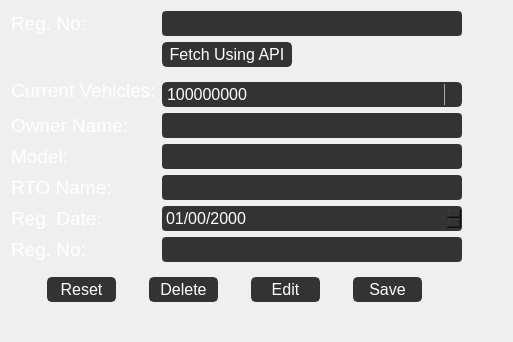
                          <widget class="QFrame" name="frame_android_field_3">
                           <property name="frameShape">
                            <enum>QFrame::NoFrame</enum>
                           </property>
                           <property name="frameShadow">
                            <enum>QFrame::Plain</enum>
                           </property>
                           <layout class="QGridLayout" name="gridLayout_16">
                            <item row="0" column="0" colspan="3">
                             <widget class="QLabel" name="label_24">
                              <property name="font">
                               <font>
                                <family>Segoe UI</family>
                                <pointsize>14</pointsize>
                               </font>
                              </property>
                              <property name="styleSheet">
                               <string notr="true">color:rgb(255,255,255);</string>
                              </property>
                              <property name="text">
                               <string>Reg. No: </string>
                              </property>
                             </widget>
                            </item>
                            <item row="0" column="3" colspan="2">
                             <widget class="QLineEdit" name="reg_no_api_btn_v">
                              <property name="enabled">
                               <bool>true</bool>
                              </property>
                              <property name="minimumSize">
                               <size>
                                <width>300</width>
                                <height>25</height>
                               </size>
                              </property>
                              <property name="maximumSize">
                               <size>
                                <width>400</width>
                                <height>25</height>
                               </size>
                              </property>
                              <property name="font">
                               <font>
                                <family>Segoe UI</family>
                                <pointsize>12</pointsize>
                               </font>
                              </property>
                              <property name="styleSheet">
                               <string notr="true">QLineEdit {
	color:rgb(255,255,255);
	border:2px solid rgb(51,51,51);
	border-radius:4px;
	background:rgb(51,51,51);
}

QLineEdit:disabled {
	color:rgb(255,255,255);
	border:2px solid rgb(112,112,112);
	border-radius:4px;
	background:rgb(112,112,112);
}</string>
                              </property>
                              <property name="text">
                               <string/>
                              </property>
                              <property name="placeholderText">
                               <string/>
                              </property>
                             </widget>
                            </item>
                            <item row="1" column="3" rowspan="2" colspan="2">
                             <widget class="QPushButton" name="fetch_using_api_btn_v">
                              <property name="minimumSize">
                               <size>
                                <width>69</width>
                                <height>25</height>
                               </size>
                              </property>
                              <property name="maximumSize">
                               <size>
                                <width>130</width>
                                <height>25</height>
                               </size>
                              </property>
                              <property name="font">
                               <font>
                                <family>Segoe UI</family>
                                <pointsize>12</pointsize>
                               </font>
                              </property>
                              <property name="styleSheet">
                               <string notr="true">QPushButton {
	border: 2px solid rgb(51,51,51);
	border-radius: 5px;	
	color:rgb(255,255,255);
	background-color: rgb(51,51,51);
}
QPushButton:hover {
	border: 2px solid rgb(0,143,150);
	background-color: rgb(0,143,150);
}
QPushButton:pressed {	
	border: 2px solid rgb(0,143,150);
	background-color: rgb(51,51,51);
}

QPushButton:disabled {	
	border-radius: 5px;	
	border: 2px solid rgb(112,112,112);
	background-color: rgb(112,112,112);
}</string>
                              </property>
                              <property name="text">
                               <string>Fetch Using API</string>
                              </property>
                             </widget>
                            </item>
                            <item row="2" column="4" rowspan="2">
                             <spacer name="verticalSpacer_11">
                              <property name="orientation">
                               <enum>Qt::Vertical</enum>
                              </property>
                              <property name="sizeHint" stdset="0">
                               <size>
                                <width>13</width>
                                <height>18</height>
                               </size>
                              </property>
                             </spacer>
                            </item>
                            <item row="3" column="0" rowspan="2" colspan="3">
                             <widget class="QLabel" name="label_28">
                              <property name="font">
                               <font>
                                <family>Segoe UI</family>
                                <pointsize>14</pointsize>
                               </font>
                              </property>
                              <property name="styleSheet">
                               <string notr="true">color:rgb(255,255,255);</string>
                              </property>
                              <property name="text">
                               <string>Current Vehicles:</string>
                              </property>
                             </widget>
                            </item>
                            <item row="4" column="3" colspan="2">
                             <widget class="QComboBox" name="curr_veh_combo_v">
                              <property name="maximumSize">
                               <size>
                                <width>16777215</width>
                                <height>25</height>
                               </size>
                              </property>
                              <property name="font">
                               <font>
                                <family>Segoe UI</family>
                                <pointsize>12</pointsize>
                               </font>
                              </property>
                              <property name="styleSheet">
                               <string notr="true">QComboBox {
	border: 2px solid rgb(51,51,51);
	border-radius: 5px;	
	color:rgb(255,255,255);
	background-color: rgb(51,51,51);
}

QComboBox:hover {
	border: 2px solid rgb(0,143,170);
	border-radius: 5px;	
	color:rgb(255,255,255);
	background-color: rgb(0,143,170);
}

QComboBox:!editable, QComboBox::drop-down:editable {
	background: rgb(51,51,51);
}

QComboBox:!editable:on, QComboBox::drop-down:editable:on {
    background:rgb(51,51,51);
}

QComboBox:on { /* shift the text when the popup opens */
    padding-top: 3px;
    padding-left: 4px;
}

QComboBox::drop-down {
    subcontrol-origin: padding;
    subcontrol-position: top right;
    width: 15px;

    border-left-width: 1px;
    border-left-color: darkgray;
    border-left-style: solid; /* just a single line */
    border-top-right-radius: 5px; /* same radius as the QComboBox */
    border-bottom-right-radius: 5px;
}

QComboBox::down-arrow {
    image: url(icons/1x/arrow.png);
}

QComboBox::down-arrow:on { /* shift the arrow when popup is open */
    top: 1px;
    left: 1px;
}

QComboBox::drop-down {
    background:rgb(51,51,51);
}

</string>
                              </property>
                              <property name="sizeAdjustPolicy">
                               <enum>QComboBox::AdjustToContents</enum>
                              </property>
                              <property name="frame">
                               <bool>false</bool>
                              </property>
                              <property name="modelColumn">
                               <number>0</number>
                              </property>
                              <item>
                               <property name="text">
                                <string>100000000</string>
                               </property>
                              </item>
                             </widget>
                            </item>
                            <item row="5" column="0" colspan="3">
                             <widget class="QLabel" name="label_25">
                              <property name="font">
                               <font>
                                <family>Segoe UI</family>
                                <pointsize>14</pointsize>
                               </font>
                              </property>
                              <property name="styleSheet">
                               <string notr="true">color:rgb(255,255,255);</string>
                              </property>
                              <property name="text">
                               <string>Owner Name:</string>
                              </property>
                             </widget>
                            </item>
                            <item row="5" column="3" colspan="2">
                             <widget class="QLineEdit" name="owner_name_txt_v">
                              <property name="enabled">
                               <bool>true</bool>
                              </property>
                              <property name="minimumSize">
                               <size>
                                <width>300</width>
                                <height>25</height>
                               </size>
                              </property>
                              <property name="maximumSize">
                               <size>
                                <width>400</width>
                                <height>25</height>
                               </size>
                              </property>
                              <property name="font">
                               <font>
                                <family>Segoe UI</family>
                                <pointsize>12</pointsize>
                               </font>
                              </property>
                              <property name="styleSheet">
                               <string notr="true">QLineEdit {
	color:rgb(255,255,255);
	border:2px solid rgb(51,51,51);
	border-radius:4px;
	background:rgb(51,51,51);
}

QLineEdit:disabled {
	color:rgb(255,255,255);
	border:2px solid rgb(112,112,112);
	border-radius:4px;
	background:rgb(112,112,112);
}</string>
                              </property>
                              <property name="text">
                               <string/>
                              </property>
                              <property name="placeholderText">
                               <string/>
                              </property>
                             </widget>
                            </item>
                            <item row="6" column="0">
                             <widget class="QLabel" name="label_26">
                              <property name="font">
                               <font>
                                <family>Segoe UI</family>
                                <pointsize>14</pointsize>
                               </font>
                              </property>
                              <property name="styleSheet">
                               <string notr="true">color:rgb(255,255,255);</string>
                              </property>
                              <property name="text">
                               <string>Model:</string>
                              </property>
                             </widget>
                            </item>
                            <item row="6" column="3" colspan="2">
                             <widget class="QLineEdit" name="model_txt_v">
                              <property name="enabled">
                               <bool>true</bool>
                              </property>
                              <property name="minimumSize">
                               <size>
                                <width>300</width>
                                <height>25</height>
                               </size>
                              </property>
                              <property name="maximumSize">
                               <size>
                                <width>400</width>
                                <height>25</height>
                               </size>
                              </property>
                              <property name="font">
                               <font>
                                <family>Segoe UI</family>
                                <pointsize>12</pointsize>
                               </font>
                              </property>
                              <property name="styleSheet">
                               <string notr="true">QLineEdit {
	color:rgb(255,255,255);
	border:2px solid rgb(51,51,51);
	border-radius:4px;
	background:rgb(51,51,51);
}

QLineEdit:disabled {
	color:rgb(255,255,255);
	border:2px solid rgb(112,112,112);
	border-radius:4px;
	background:rgb(112,112,112);
}</string>
                              </property>
                              <property name="text">
                               <string/>
                              </property>
                              <property name="placeholderText">
                               <string/>
                              </property>
                             </widget>
                            </item>
                            <item row="7" column="0" colspan="2">
                             <widget class="QLabel" name="label_27">
                              <property name="font">
                               <font>
                                <family>Segoe UI</family>
                                <pointsize>14</pointsize>
                               </font>
                              </property>
                              <property name="styleSheet">
                               <string notr="true">color:rgb(255,255,255);</string>
                              </property>
                              <property name="text">
                               <string>RTO Name:</string>
                              </property>
                             </widget>
                            </item>
                            <item row="7" column="3" colspan="2">
                             <widget class="QLineEdit" name="rto_name_txt_v">
                              <property name="enabled">
                               <bool>true</bool>
                              </property>
                              <property name="minimumSize">
                               <size>
                                <width>300</width>
                                <height>25</height>
                               </size>
                              </property>
                              <property name="maximumSize">
                               <size>
                                <width>400</width>
                                <height>25</height>
                               </size>
                              </property>
                              <property name="font">
                               <font>
                                <family>Segoe UI</family>
                                <pointsize>12</pointsize>
                               </font>
                              </property>
                              <property name="styleSheet">
                               <string notr="true">QLineEdit {
	color:rgb(255,255,255);
	border:2px solid rgb(51,51,51);
	border-radius:4px;
	background:rgb(51,51,51);
}

QLineEdit:disabled {
	color:rgb(255,255,255);
	border:2px solid rgb(112,112,112);
	border-radius:4px;
	background:rgb(112,112,112);
}</string>
                              </property>
                              <property name="text">
                               <string/>
                              </property>
                              <property name="placeholderText">
                               <string/>
                              </property>
                             </widget>
                            </item>
                            <item row="7" column="5">
                             <spacer name="horizontalSpacer_9">
                              <property name="orientation">
                               <enum>Qt::Horizontal</enum>
                              </property>
                              <property name="sizeHint" stdset="0">
                               <size>
                                <width>40</width>
                                <height>20</height>
                               </size>
                              </property>
                             </spacer>
                            </item>
                            <item row="8" column="0" colspan="2">
                             <widget class="QLabel" name="label_22">
                              <property name="font">
                               <font>
                                <family>Segoe UI</family>
                                <pointsize>14</pointsize>
                               </font>
                              </property>
                              <property name="styleSheet">
                               <string notr="true">color:rgb(255,255,255);</string>
                              </property>
                              <property name="text">
                               <string>Reg. Date:</string>
                              </property>
                             </widget>
                            </item>
                            <item row="8" column="3" colspan="2">
                             <widget class="QDateEdit" name="reg_date_txt_v">
                              <property name="enabled">
                               <bool>true</bool>
                              </property>
                              <property name="minimumSize">
                               <size>
                                <width>200</width>
                                <height>25</height>
                               </size>
                              </property>
                              <property name="maximumSize">
                               <size>
                                <width>400</width>
                                <height>25</height>
                               </size>
                              </property>
                              <property name="font">
                               <font>
                                <family>Segoe UI</family>
                                <pointsize>12</pointsize>
                               </font>
                              </property>
                              <property name="mouseTracking">
                               <bool>false</bool>
                              </property>
                              <property name="acceptDrops">
                               <bool>true</bool>
                              </property>
                              <property name="styleSheet">
                               <string notr="true">QDateEdit{
	color:rgb(255,255,255);
	border:2px solid rgb(51,51,51);
	border-radius:4px;
	background:rgb(51,51,51);
}

QDateEdit:disabled {
	color:rgb(255,255,255);
	border:2px solid rgb(112,112,112);
	border-radius:4px;
	background:rgb(112,112,112);
}</string>
                              </property>
                              <property name="displayFormat">
                               <string>dd/mm/yyyy</string>
                              </property>
                             </widget>
                            </item>
                            <item row="9" column="0" colspan="2">
                             <widget class="QLabel" name="label_23">
                              <property name="font">
                               <font>
                                <family>Segoe UI</family>
                                <pointsize>14</pointsize>
                               </font>
                              </property>
                              <property name="styleSheet">
                               <string notr="true">color:rgb(255,255,255);</string>
                              </property>
                              <property name="text">
                               <string>Reg. No:</string>
                              </property>
                             </widget>
                            </item>
                            <item row="9" column="3" colspan="2">
                             <widget class="QLineEdit" name="reg_no_txt_v">
                              <property name="enabled">
                               <bool>true</bool>
                              </property>
                              <property name="minimumSize">
                               <size>
                                <width>300</width>
                                <height>25</height>
                               </size>
                              </property>
                              <property name="maximumSize">
                               <size>
                                <width>400</width>
                                <height>25</height>
                               </size>
                              </property>
                              <property name="font">
                               <font>
                                <family>Segoe UI</family>
                                <pointsize>12</pointsize>
                               </font>
                              </property>
                              <property name="styleSheet">
                               <string notr="true">QLineEdit {
	color:rgb(255,255,255);
	border:2px solid rgb(51,51,51);
	border-radius:4px;
	background:rgb(51,51,51);
}

QLineEdit:disabled {
	color:rgb(255,255,255);
	border:2px solid rgb(112,112,112);
	border-radius:4px;
	background:rgb(112,112,112);
}</string>
                              </property>
                              <property name="maxLength">
                               <number>10</number>
                              </property>
                             </widget>
                            </item>
                            <item row="10" column="1">
                             <spacer name="verticalSpacer_12">
                              <property name="orientation">
                               <enum>Qt::Vertical</enum>
                              </property>
                              <property name="sizeHint" stdset="0">
                               <size>
                                <width>20</width>
                                <height>0</height>
                               </size>
                              </property>
                             </spacer>
                            </item>
                            <item row="11" column="0" colspan="5">
                             <widget class="QFrame" name="frame_9">
                              <property name="frameShape">
                               <enum>QFrame::NoFrame</enum>
                              </property>
                              <property name="frameShadow">
                               <enum>QFrame::Plain</enum>
                              </property>
                              <layout class="QGridLayout" name="gridLayout_17">
                               <item row="0" column="0">
                                <widget class="QPushButton" name="reset_btn_v">
                                 <property name="minimumSize">
                                  <size>
                                   <width>69</width>
                                   <height>25</height>
                                  </size>
                                 </property>
                                 <property name="maximumSize">
                                  <size>
                                   <width>69</width>
                                   <height>25</height>
                                  </size>
                                 </property>
                                 <property name="font">
                                  <font>
                                   <family>Segoe UI</family>
                                   <pointsize>12</pointsize>
                                  </font>
                                 </property>
                                 <property name="styleSheet">
                                  <string notr="true">QPushButton {
	border: 2px solid rgb(51,51,51);
	border-radius: 5px;	
	color:rgb(255,255,255);
	background-color: rgb(51,51,51);
}
QPushButton:hover {
	border: 2px solid rgb(0,143,150);
	background-color: rgb(0,143,150);
}
QPushButton:pressed {	
	border: 2px solid rgb(0,143,150);
	background-color: rgb(51,51,51);
}

QPushButton:disabled {	
	border-radius: 5px;	
	border: 2px solid rgb(112,112,112);
	background-color: rgb(112,112,112);
}</string>
                                 </property>
                                 <property name="text">
                                  <string>Reset</string>
                                 </property>
                                </widget>
                               </item>
                               <item row="0" column="1">
                                <widget class="QPushButton" name="delete_btn_v">
                                 <property name="minimumSize">
                                  <size>
                                   <width>69</width>
                                   <height>25</height>
                                  </size>
                                 </property>
                                 <property name="maximumSize">
                                  <size>
                                   <width>69</width>
                                   <height>25</height>
                                  </size>
                                 </property>
                                 <property name="font">
                                  <font>
                                   <family>Segoe UI</family>
                                   <pointsize>12</pointsize>
                                  </font>
                                 </property>
                                 <property name="styleSheet">
                                  <string notr="true">QPushButton {
	border: 2px solid rgb(51,51,51);
	border-radius: 5px;	
	color:rgb(255,255,255);
	background-color: rgb(51,51,51);
}
QPushButton:hover {
	border: 2px solid rgb(112,0,0);
	background-color: rgb(112,0,0);
}
QPushButton:pressed {	
	border: 2px solid rgb(112,0,0);
	background-color: rgb(51,51,51);
}

QPushButton:disabled {	
	border-radius: 5px;	
	border: 2px solid rgb(112,112,112);
	background-color: rgb(112,112,112);
}</string>
                                 </property>
                                 <property name="text">
                                  <string>Delete</string>
                                 </property>
                                </widget>
                               </item>
                               <item row="0" column="2">
                                <widget class="QPushButton" name="edit_btn_v">
                                 <property name="minimumSize">
                                  <size>
                                   <width>69</width>
                                   <height>25</height>
                                  </size>
                                 </property>
                                 <property name="maximumSize">
                                  <size>
                                   <width>69</width>
                                   <height>25</height>
                                  </size>
                                 </property>
                                 <property name="font">
                                  <font>
                                   <family>Segoe UI</family>
                                   <pointsize>12</pointsize>
                                  </font>
                                 </property>
                                 <property name="styleSheet">
                                  <string notr="true">QPushButton {
	border: 2px solid rgb(51,51,51);
	border-radius: 5px;	
	color:rgb(255,255,255);
	background-color: rgb(51,51,51);
}
QPushButton:hover {
	border: 2px solid rgb(0,143,150);
	background-color: rgb(0,143,150);
}
QPushButton:pressed {	
	border: 2px solid rgb(0,143,150);
	background-color: rgb(51,51,51);
}

QPushButton:disabled {	
	border-radius: 5px;	
	border: 2px solid rgb(112,112,112);
	background-color: rgb(112,112,112);
}</string>
                                 </property>
                                 <property name="text">
                                  <string>Edit</string>
                                 </property>
                                </widget>
                               </item>
                               <item row="0" column="3">
                                <widget class="QPushButton" name="save_btn_v">
                                 <property name="minimumSize">
                                  <size>
                                   <width>69</width>
                                   <height>25</height>
                                  </size>
                                 </property>
                                 <property name="maximumSize">
                                  <size>
                                   <width>69</width>
                                   <height>25</height>
                                  </size>
                                 </property>
                                 <property name="font">
                                  <font>
                                   <family>Segoe UI</family>
                                   <pointsize>12</pointsize>
                                  </font>
                                 </property>
                                 <property name="styleSheet">
                                  <string notr="true">QPushButton {
	border: 2px solid rgb(51,51,51);
	border-radius: 5px;	
	color:rgb(255,255,255);
	background-color: rgb(51,51,51);
}
QPushButton:hover {
	border: 2px solid rgb(0,143,150);
	background-color: rgb(0,143,150);
}
QPushButton:pressed {	
	border: 2px solid rgb(0,143,150);
	background-color: rgb(51,51,51);
}

QPushButton:disabled {	
	border-radius: 5px;	
	border: 2px solid rgb(112,112,112);
	background-color: rgb(112,112,112);
}</string>
                                 </property>
                                 <property name="text">
                                  <string>Save</string>
                                 </property>
                                </widget>
                               </item>
                              </layout>
                             </widget>
                            </item>
                            <item row="12" column="2">
                             <spacer name="verticalSpacer_10">
                              <property name="orientation">
                               <enum>Qt::Vertical</enum>
                              </property>
                              <property name="sizeHint" stdset="0">
                               <size>
                                <width>20</width>
                                <height>20</height>
                               </size>
                              </property>
                             </spacer>
                            </item>
                           </layout>
                          </widget>
